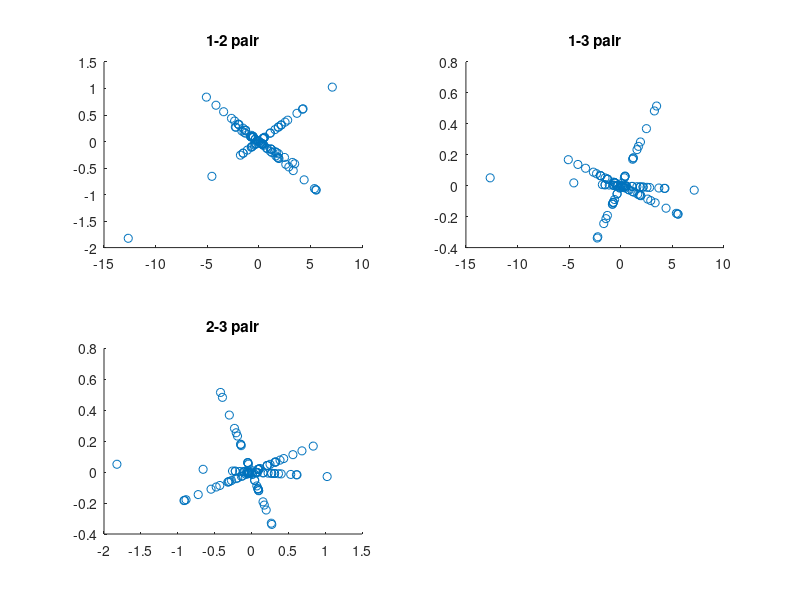

This chart was generated by the following MATLAB code: (Note: this script raises an error after producing the figure.)
%% PCA
A = load('ica.dat');
[~, ~, V] = svd(A, 0);
basis = V(:, 1:3);
A_project = A * basis;

figure
subplot(2,2,1)
scatter(A_project(:,1), A_project(:,2));
title('1-2 pair')

subplot(2,2,2)
scatter(A_project(:,1), A_project(:,3));
title('1-3 pair')

subplot(2,2,3)
scatter(A_project(:,2), A_project(:,3));
title('2-3 pair')

purity_score(A, A_project)